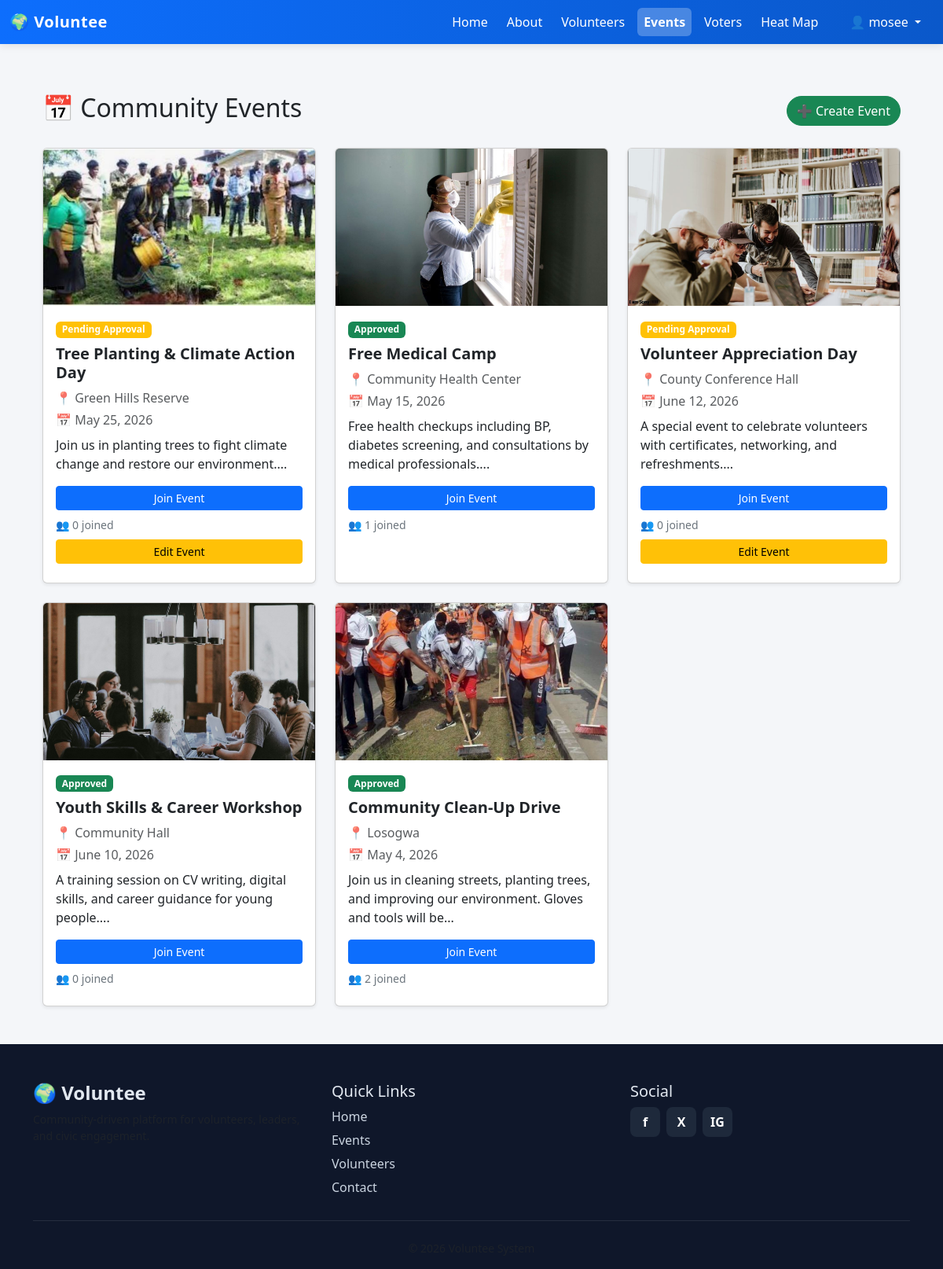
Page /accounts/events/ (signed in) on the committed database.
### accounts/models.py (models this page shows, shortened)
class User(AbstractUser):
    ROLE_CHOICES = (
        ('volunteer', 'Volunteer'),
        ('leader', 'Leader'),
    )
    PROFESSION_CHOICES = (
        ('farmer', 'Farmer'),
        ('teacher', 'Teacher'),
        ('business', 'Business'),
        ('student', 'Student'),
        ('other', 'Other'),
    )
    role = models.CharField(max_length=20, choices=ROLE_CHOICES, default='volunteer')
    phone = models.CharField(max_length=20, blank=True, null=True)
    county = models.ForeignKey(County, on_delete=models.SET_NULL, null=True, blank=True)
    constituency = models.ForeignKey(Constituency, on_delete=models.SET_NULL, null=True, blank=True)
    ward = models.ForeignKey(Ward, on_delete=models.SET_NULL, null=True, blank=True)
    polling_station = models.ForeignKey(PollingStation, on_delete=models.SET_NULL, null=True, blank=True)
    profession = models.CharField(max_length=20, choices=PROFESSION_CHOICES, blank=True, null=True)
    other_profession = models.CharField(max_length=255, blank=True, null=True)
    VOLUNTEER_ROLE_CHOICES = [
        ("mobilizer", "Mobilizer"),
        ("ward_coordinator", "Ward Coordinator"),
        ("polling_agent", "Polling Agent"),
        ("data_collector", "Data Collector"),
        ("observer", "Observer"),
    ]
    volunteer_role = models.CharField(
        max_length=50,
        choices=VOLUNTEER_ROLE_CHOICES,
        blank=True,
        null=True
    )
    VOLUNTEER_STATUS = [
        ("active", "Active"),
        ("inactive", "Inactive"),
        ("suspended", "Suspended"),
    ]
    volunteer_status = models.CharField(
        max_length=20,
        choices=VOLUNTEER_STATUS,
        default="active"
    )
    activity_score = models.IntegerField(default=0)
    events_attended = models.IntegerField(default=0)

class Event(models.Model):
    APPROVAL_STATUS = (
        ('pending', 'Pending'),
        ('approved', 'Approved'),
        ('rejected', 'Rejected'),
    )
    title = models.CharField(max_length=200)
    description = models.TextField()
    location = models.CharField(max_length=200)
    date = models.DateField()
    image = models.ImageField(upload_to='events/', blank=True, null=True)
    approval_status = models.CharField(
        max_length=20,
        choices=APPROVAL_STATUS,
        default='pending'
    )
    created_by = models.ForeignKey(
    settings.AUTH_USER_MODEL,
    on_delete=models.CASCADE,
    related_name="created_events",
    null=True,
    blank=True
)
    attendees = models.ManyToManyField(
        settings.AUTH_USER_MODEL,
        blank=True,
        related_name="joined_events"
    )
    created_at = models.DateTimeField(auto_now_add=True)

### accounts/views.py (the view)
# urls.py: path('events/', views.events_page, name='events'),
def events_page(request):
    if request.user.is_superuser:
        events = Event.objects.all().order_by("-id")
    elif request.user.is_authenticated and request.user.role == "leader":
        events = Event.objects.filter(created_by=request.user).order_by("-id")
    else:
        events = Event.objects.filter(approval_status="approved").order_by("-id")
    return render(request, "events.html", {"events": events})

### templates/events.html (shortened to what this page needs)
{% extends 'base.html' %}
{% block content %}
<div class="container my-5">
    <div class="d-flex justify-content-between align-items-center mb-4">
        <h2>📅 Community Events</h2>
        {% if request.user.role == 'leader' or request.user.is_superuser %}
            <a href="{% url 'create_event' %}" class="btn btn-success">
                ➕ Create Event
            </a>
        {% endif %}
    </div>
    <div class="row g-4">
        {% for e in events %}
        {% if e.approval_status == "approved" or request.user.is_superuser or request.user == e.created_by %}
        <div class="col-md-4">
            <div class="card shadow-sm h-100">
                {% if e.image %}
                    <img src="{{ e.image.url }}" class="card-img-top" style="height:200px; object-fit:cover;">
                {% else %}
                    <img src="/static/images/event.jpg" class="card-img-top" style="height:200px; object-fit:cover;">
                {% endif %}
                <div class="card-body">
                    {% if e.approval_status == "pending" %}
                        <span class="badge bg-warning mb-2">Pending Approval</span>
                    {% elif e.approval_status == "approved" %}
                        <span class="badge bg-success mb-2">Approved</span>
                    {% elif e.approval_status == "rejected" and request.user.is_superuser %}
                        <span class="badge bg-danger mb-2">Rejected</span>
                    {% endif %}
                    <h5 class="fw-bold">{{ e.title }}</h5>
                    <p class="text-muted mb-1">📍 {{ e.location }}</p>
                    <p class="text-muted mb-2">📅 {{ e.date }}</p>
                    <p>
                        {{ e.description|slice:":100" }}...
                    </p>
                    {% if e.id in joined_events %}
                        <button class="btn btn-success btn-sm w-100 mb-2" disabled>
                            ✔ Joined
                        </button>
                    {% else %}
                        <form method="POST" action="{% url 'join_event' e.id %}">
                            <button class="btn btn-primary btn-sm w-100 mb-2">
                                Join Event
                            </button>
                        </form>
                    {% endif %}
                    <p class="small text-secondary mb-2">
                        👥 {{ e.attendance_set.count }} joined
                    </p>
                    {% if request.user == e.created_by and e.approval_status == "pending" %}
                        <a href="{% url 'edit_event' e.id %}" class="btn btn-warning btn-sm w-100 mb-2">
                            Edit Event
                        </a>
                    {% endif %}
                </div>
            </div>
        </div>
        {% endif %}
        {% empty %}
        <div class="col-12 text-center">
            <p>No events available yet.</p>
        </div>
        {% endfor %}
    </div>
</div>
{% endblock %}

### templates/base.html (shortened to what this page needs)
{% load static %}
<!DOCTYPE html>
<html>
<head>
    <link href="https://cdn.jsdelivr.net/npm/bootstrap@5.3.0/dist/css/bootstrap.min.css" rel="stylesheet">
    <link href="https://unpkg.com/aos@2.3.1/dist/aos.css" rel="stylesheet">
</head>
<body>
<nav class="navbar navbar-expand-lg navbar-dark">
<div class="container-fluid">
    <a class="navbar-brand" href="{% url 'home' %}">
        🌍 Voluntee
    </a>
    <div class="collapse navbar-collapse" id="navMenu">
        <ul class="navbar-nav ms-auto align-items-lg-center">
            <li class="nav-item">
                <a class="nav-link {% if request.resolver_match.url_name == 'home' %}active{% endif %}" href="{% url 'home' %}">
                    Home
                </a>
            </li>
            <li class="nav-item">
                <a class="nav-link {% if request.resolver_match.url_name == 'about' %}active{% endif %}" href="{% url 'about' %}">
                    About
                </a>
            </li>
            <li class="nav-item">
                <a class="nav-link {% if request.resolver_match.url_name == 'volunteers' %}active{% endif %}" href="{% url 'volunteers' %}">
                    Volunteers
                </a>
            </li>
            <li class="nav-item">
                <a class="nav-link {% if request.resolver_match.url_name == 'events' %}active{% endif %}" href="{% url 'events' %}">
                    Events
                </a>
            </li>
            <li class="nav-item">
                <a class="nav-link {% if request.resolver_match.url_name == 'voter_list' %}active{% endif %}" href="{% url 'voter_list' %}">
                    Voters
                </a>
            </li>
            <li class="nav-item">
                <a class="nav-link {% if request.resolver_match.url_name == 'heat_map' %}active{% endif %}" href="{% url 'heat_map' %}">
                    Heat Map
                </a>
            </li>
            {% if request.user.is_authenticated %}
            <li class="nav-item dropdown ms-lg-3">
                <a class="nav-link dropdown-toggle" data-bs-toggle="dropdown">
                    👤 {{ request.user.first_name }}
                </a>
            </li>
            {% endif %}
        </ul>
    </div>
</div>
</nav>
<div class="container">
    {% block content %}{% endblock %}
</div>
<footer class="footer pt-5 pb-3">
    <div class="container">
        <div class="row g-4">
            <div class="col-md-4">
                <h4 class="fw-bold">🌍 Voluntee</h4>
                <p class="small text-muted">
                </p>
            </div>
            <div class="col-md-4">
                <h5>Quick Links</h5>
                <a class="footer-link" href="/">Home</a>
                <a class="footer-link" href="/events/">Events</a>
                <a class="footer-link" href="/volunteers/">Volunteers</a>
                <a class="footer-link" href="/contact/">Contact</a>
            </div>
            <div class="col-md-4">
                <h5>Social</h5>
                <div class="d-flex gap-2">
                    <a class="social-icon">f</a>
                    <a class="social-icon">X</a>
                    <a class="social-icon">IG</a>
                </div>
            </div>
        </div>
        <hr class="border-secondary my-4">
        <div class="text-center small text-muted">
        </div>
    </div>
</footer>
</body>
</html>

### templates/base.html (style rules this page uses)
body { margin: 0; font-family: 'Segoe UI', sans-serif; background: #f4f6f9; padding-top: 70px; scroll-behavior: smooth; }
.navbar { background: linear-gradient(90deg, #0d6efd, #0a58ca); position: fixed; top: 0; width: 100%; z-index: 1000; box-shadow: 0 2px 10px rgba(0,0,0,0.1); }
.navbar-brand { font-weight: bold; color: white !important; letter-spacing: 0.5px; }
.nav-link { color: white !important; margin-right: 8px; transition: 0.3s; border-radius: 6px; padding: 6px 10px; }
.nav-link.active { background: rgba(255,255,255,0.25); font-weight: 600; }
.btn-light, .btn-success { border-radius: 20px; }
.footer { background: #0f172a; color: #e2e8f0; }
.footer-link { color: #cbd5e1; text-decoration: none; display: block; margin-bottom: 6px; transition: 0.2s; }
.social-icon { width: 38px; height: 38px; display: flex; align-items: center; justify-content: center; background: #1e293b; color: white; border-radius: 8px; text-decoration: none; font-weight: bold; transition: 0.3s; }

### rows in the picture
User: user.first_name "mosee"
Event: image (picture), approval_status "Pending Approval", title "Tree Planting & Climate Action Day", location "Green Hills Reserve", date "May 25, 2026", description "Join us in planting trees to fight climate change and restore our environment.", shows "Join Event", attendance_set.count "0"
Event: image (picture), approval_status "Approved", title "Free Medical Camp", location "Community Health Center", date "May 15, 2026", description "Free health checkups including BP, diabetes screening, and consultations by medical professionals.", shows "Join Event", attendance_set.count "1"
Event: image (picture), approval_status "Pending Approval", title "Volunteer Appreciation Day", location "County Conference Hall", date "June 12, 2026", description "A special event to celebrate volunteers with certificates, networking, and refreshments.", shows "Join Event", attendance_set.count "0"
Event: image (picture), approval_status "Approved", title "Youth Skills & Career Workshop", location "Community Hall", date "June 10, 2026", description "A training session on CV writing, digital skills, and career guidance for young people.", shows "Join Event", attendance_set.count "0"
Event: approval_status "Approved", title "Community Clean-Up Drive", location "Losogwa", date "May 4, 2026", description "Join us in cleaning streets, planting trees, and improving our environment. Gloves and tools will be", shows "Join Event", attendance_set.count "2"
